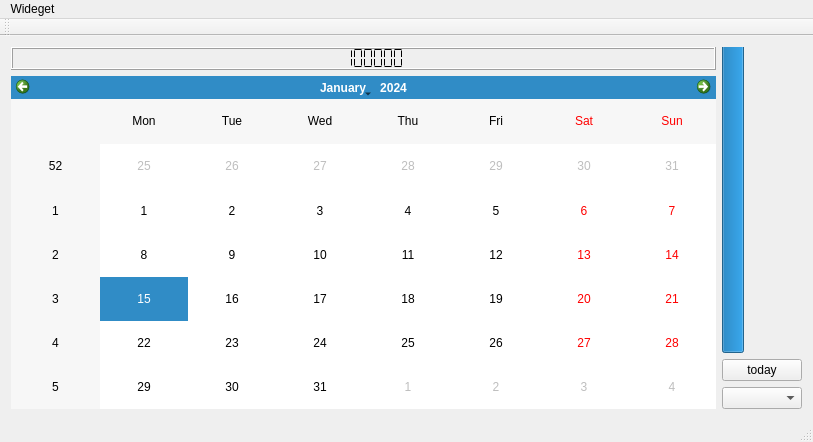
<?xml version="1.0" encoding="UTF-8"?>
<ui version="4.0">
 <class>MainWindow</class>
 <widget class="QMainWindow" name="MainWindow">
  <property name="geometry">
   <rect>
    <x>0</x>
    <y>0</y>
    <width>813</width>
    <height>442</height>
   </rect>
  </property>
  <property name="windowTitle">
   <string>MainWindow</string>
  </property>
  <widget class="QWidget" name="centralWidget">
   <layout class="QGridLayout" name="gridLayout">
    <item row="0" column="0" rowspan="3">
     <layout class="QVBoxLayout" name="verticalLayout">
      <item>
       <widget class="QLCDNumber" name="lcdNumber">
        <property name="digitCount">
         <number>8</number>
        </property>
        <property name="segmentStyle">
         <enum>QLCDNumber::Flat</enum>
        </property>
        <property name="value" stdset="0">
         <double>88888888.000000000000000</double>
        </property>
       </widget>
      </item>
      <item>
       <widget class="QCalendarWidget" name="calendarWidget"/>
      </item>
     </layout>
    </item>
    <item row="0" column="1">
     <widget class="QProgressBar" name="progressBar">
      <property name="maximum">
       <number>9</number>
      </property>
      <property name="value">
       <number>9</number>
      </property>
      <property name="orientation">
       <enum>Qt::Vertical</enum>
      </property>
     </widget>
    </item>
    <item row="1" column="1">
     <widget class="QPushButton" name="today">
      <property name="layoutDirection">
       <enum>Qt::RightToLeft</enum>
      </property>
      <property name="text">
       <string>today</string>
      </property>
     </widget>
    </item>
    <item row="2" column="1">
     <widget class="QComboBox" name="comboBox"/>
    </item>
   </layout>
  </widget>
  <widget class="QToolBar" name="mainToolBar">
   <attribute name="toolBarArea">
    <enum>TopToolBarArea</enum>
   </attribute>
   <attribute name="toolBarBreak">
    <bool>false</bool>
   </attribute>
  </widget>
  <widget class="QStatusBar" name="statusBar"/>
  <widget class="QMenuBar" name="menuBar">
   <property name="geometry">
    <rect>
     <x>0</x>
     <y>0</y>
     <width>813</width>
     <height>25</height>
    </rect>
   </property>
   <widget class="QMenu" name="menuWideget">
    <property name="title">
     <string>Wideget</string>
    </property>
    <addaction name="separator"/>
   </widget>
   <addaction name="menuWideget"/>
  </widget>
 </widget>
 <layoutdefault spacing="6" margin="11"/>
 <resources/>
 <connections/>
</ui>
